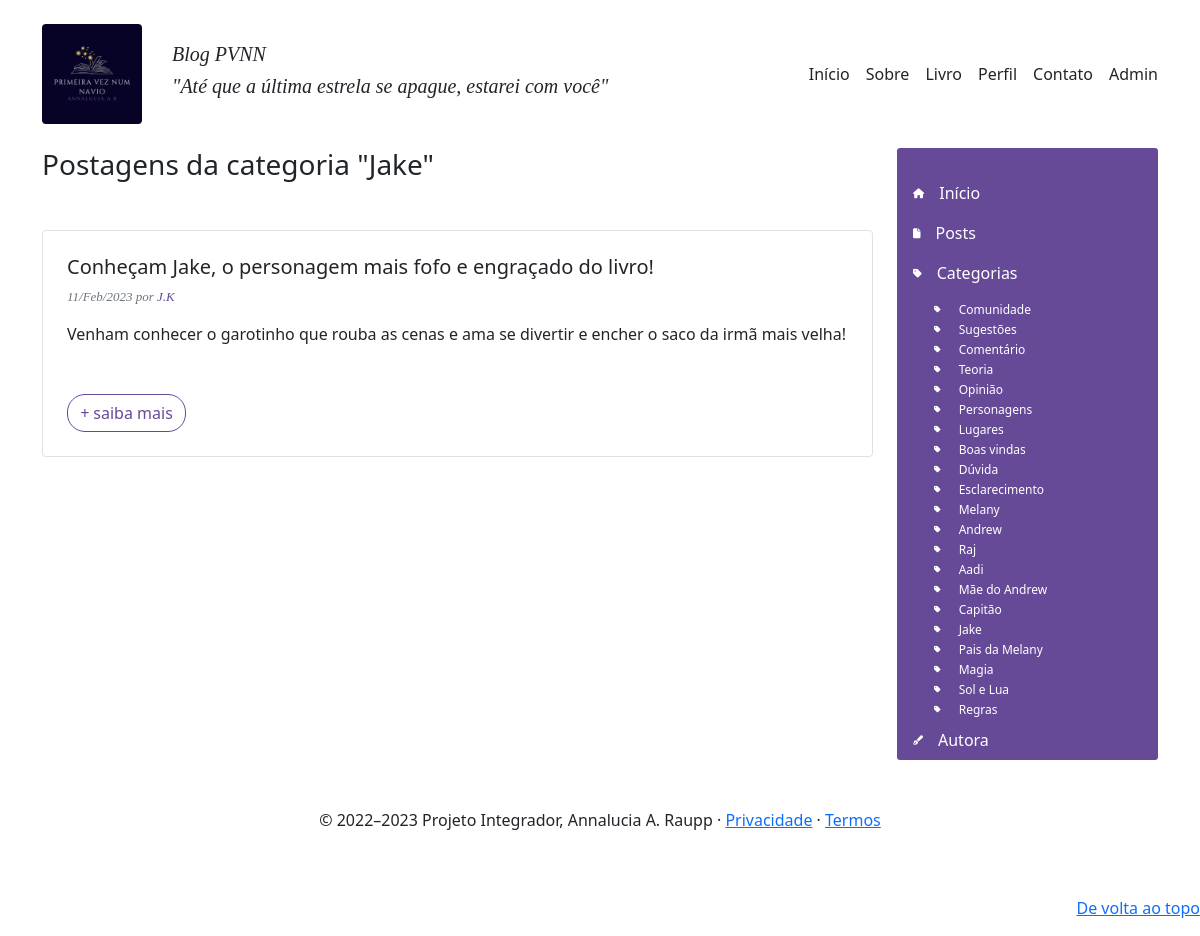
/app/controllers/BlogController.php?action=page_posts_category&category=Jake, run on the app's committed database.
### tables this page shows
CREATE TABLE `postagens` (
  `idPosts` int(4) NOT NULL,
  `titulo` text NOT NULL,
  `autor` varchar(50) DEFAULT NULL,
  `resumo` tinytext NOT NULL,
  `texto` longtext DEFAULT NULL,
  `data` datetime NOT NULL DEFAULT current_timestamp(),
  `idCategoria` int(11) NOT NULL
);

CREATE TABLE `categorias` (
  `idCategory` int(4) NOT NULL,
  `tag` varchar(45) NOT NULL
);

### app/repository/PostsRepository.php (called while the page is built, shortened)
<?php
    require_once __DIR__ . "/../connection/Connection.php";
    class PostsRepository {
        public $conn;
        function __construct()
        {
            $this->conn = Connection::getConnection();
        }
        public function findPostsByCategory($category): array {
            $query = "SELECT * FROM postagens AS p
                JOIN categorias AS c ON p.idCategoria = c.idCategory
                WHERE c.tag = :category";
            $prepare = $this->conn->prepare($query);
            $prepare->bindValue(":category", $category);
            $prepare->execute();
            $posts  = $prepare->fetchAll(PDO::FETCH_ASSOC);
            return $posts;
        }
    }

### app/connection/Connection.php (called while the page is built)
<?php
class Connection {
    private static $host = "localhost";
    private static $dbname = "pvnn";
    private static $user = "root";
    private static $password = "bancodedados";
    private static $conn = null;
    public static function getConnection(): PDO {
        if(self::$conn == null) {
            try {
                self::$conn = new PDO("mysql:host=" . self::$host . ";charset=utf8;dbname=" . self::$dbname,
                self::$user,
                self::$password);
                self::$conn->setAttribute(PDO::ATTR_ERRMODE, PDO::ERRMODE_EXCEPTION);
            } catch(Exception $e) {
                print("Erro ao conectar com o banco de dados");
            }
        }
        return self::$conn;
    }
}

### app/repository/CategoryRepository.php (called while the page is built, shortened)
<?php
    require_once __DIR__ . "/../connection/Connection.php";
    class CategoryRepository {
        public $conn;
        function __construct()
        {
            $this->conn = Connection::getConnection();
        }
        public function findAll(): array {
            $table = $this->conn->query("SELECT * FROM categorias");
            $categorias  = $table->fetchAll(PDO::FETCH_ASSOC);
            return $categorias;
        }
    }

### app/views/blog/menu_lateral.php (the view)
<div class="col-3">
  <nav class="menu-lateral rounded-1">
    <div class="pt-6">
      <ul class="nav column">
        <li class="nav-item">
          <a class="nav-link active" href="<?= $data['base_path']?>">
            <i class="fa-solid fa-house fa-2xs"></i>Início
          </a>
        </li>
        <li class="nav-item">
          <a class="nav-link active" href="<?= $data['base_path']?>/app/controllers/BlogController.php?action=page_posts">
            <i class="fa-solid fa-file fa-2xs"></i>Posts
          </a>
        </li>
        <li class="nav-item">
          <a class="nav-link active" href="#">
            <i class="fa-solid fa-tag fa-2xs"></i>Categorias
            <ul class="sublist">
              <?php foreach($data['categories'] as $category): ?>
                <li>
                    <a href="<?= $data['base_path']?>/app/controllers/BlogController.php?action=page_posts_category&category=<?= $category['tag']?>">
                      <i class="fa-solid fa-tag fa-2xs"></i> <?= $category['tag'] ?>
                    </a>
                </li>
              <?php endforeach; ?>
            </ul>
          </a>
        </li>
        <li class="nav-item">
          <a class="nav-link active" href="<?= $data['base_path']?>/app/controllers/BlogController.php?action=page_autora">
            <i class="fa-solid fa-pen-fancy fa-2xs"></i>Autora
          </a>
        </li>
      </ul>
    </div>
  </nav>
</div>

### app/views/blog/posts.php (shortened to what this page needs)
<?php include "header.php"; ?>
<div id="posts" class="container ">
  <div class="row">
    <div class="main-content col-9">
        <?php if (isset($_GET['category']) ) : ?>
          <h3 class="mb-5">Postagens da categoria "<?= $_GET['category'] ?>"</h3>
        <?php else: ?>
          <h3 class="mb-5">Postagens do Blog</h3>
        <?php endif; ?>
      <?php foreach ($data['posts'] as $post) : ?>
        <?php $dataFormatada = new DateTime($post['data']); ?>
        <article class="blog-post">
          <div class="border rounded mb-4 p-4">
            <h5 class="blog-post-title"><?= $post['titulo']; ?></h5>
            <p class="data-autor mb-3 text-muted">
                <?= $dataFormatada->format('d/M/Y'); ?> por
                <a href="#" class="data-autor"><?= $post['autor']; ?></a>
            </p>
            <?php if(isset($post['resumo'])): ?>
              <p><?= $post['resumo'] ?></p>
            <?php else: ?>
              <p><?= BlogController::resumir($post['texto'], 30) ?></p>
            <?php endif ?>
            <div class=".post-rodape mt-5 row">
              <div class="col-4">
                <a href="<?= $data['base_path'] ?>/app/controllers/BlogController.php?action=page_post&id_param=<?= $post['idPosts']?>" class="btn btn-outline-primary btn-round">
                  <i class="fa-thin fa-plus"></i> saiba mais</a>
              </div>
            </div>
          </div>
        </article>
      <?php endforeach; ?>
    </div>
    <?php include "menu_lateral.php"; ?>
  </div>
</div>
<?php include "footer.php"; ?>

### public/assets/styles/blog.css (style rules this page uses)
.blog-post .data-autor, #post .data-autor { font-family: 'Times New Roman', Times, serif; font-size: 13px; font-style: italic; text-decoration: none; color: #664997; }
.menu-lateral { min-height: 400px; padding-top: 25px; background-color: #664997; }
.menu-lateral .nav-item { display: block; width: 100%; }
.menu-lateral .nav-item i { display: inline; margin-right: 15px; }
.menu-lateral .nav-item a { color: #fff; }
.sublist { margin-top: -25px; }
.sublist li { list-style: none; margin-left: 5px; font-size: 12px; line-height: 20px; color: #eee; }
.sublist li a { text-decoration: none; }
.btn-outline-primary { color: #664997; border-color: #664997; }
.btn-round { border-radius: 18px !important; }

### data on the page
postagens: titulo "Conheçam Jake, o personagem mais fofo e engraçado do livro!", data "11/Feb/2023", autor "J.K", resumo "Venham conhecer o garotinho que rouba as cenas e ama se divertir e encher o saco da irmã mais velha!"
categorias: tag "Comunidade"
categorias: tag "Sugestões"
categorias: tag "Comentário"
categorias: tag "Teoria"
categorias: tag "Opinião"
categorias: tag "Personagens"
categorias: tag "Lugares"
categorias: tag "Boas vindas"
categorias: tag "Dúvida"
categorias: tag "Esclarecimento"
categorias: tag "Melany"
categorias: tag "Andrew"
categorias: tag "Raj"
categorias: tag "Aadi"
categorias: tag "Mãe do Andrew"
categorias: tag "Capitão"
categorias: tag "Jake"
categorias: tag "Pais da Melany"
categorias: tag "Magia"
categorias: tag "Sol e Lua"
categorias: tag "Regras"

### other printed values
$_GET['category'] "Jake"
